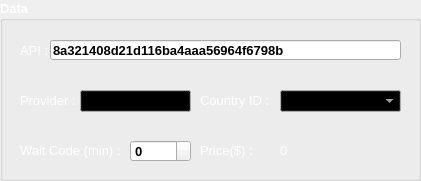
  <widget class="QGroupBox" name="groupBox">
   <property name="geometry">
    <rect>
     <x>260</x>
     <y>10</y>
     <width>421</width>
     <height>181</height>
    </rect>
   </property>
   <property name="palette">
    <palette>
     <active>
      <colorrole role="WindowText">
       <brush brushstyle="SolidPattern">
        <color alpha="255">
         <red>255</red>
         <green>255</green>
         <blue>255</blue>
        </color>
       </brush>
      </colorrole>
     </active>
     <inactive>
      <colorrole role="WindowText">
       <brush brushstyle="SolidPattern">
        <color alpha="255">
         <red>255</red>
         <green>255</green>
         <blue>255</blue>
        </color>
       </brush>
      </colorrole>
     </inactive>
     <disabled>
      <colorrole role="WindowText">
       <brush brushstyle="SolidPattern">
        <color alpha="255">
         <red>120</red>
         <green>120</green>
         <blue>120</blue>
        </color>
       </brush>
      </colorrole>
     </disabled>
    </palette>
   </property>
   <property name="font">
    <font>
     <pointsize>10</pointsize>
     <weight>75</weight>
     <bold>true</bold>
    </font>
   </property>
   <property name="title">
    <string>Data</string>
   </property>
   <widget class="QLabel" name="label">
    <property name="geometry">
     <rect>
      <x>20</x>
      <y>40</y>
      <width>31</width>
      <height>21</height>
     </rect>
    </property>
    <property name="palette">
     <palette>
      <active>
       <colorrole role="WindowText">
        <brush brushstyle="SolidPattern">
         <color alpha="255">
          <red>255</red>
          <green>255</green>
          <blue>255</blue>
         </color>
        </brush>
       </colorrole>
      </active>
      <inactive>
       <colorrole role="WindowText">
        <brush brushstyle="SolidPattern">
         <color alpha="255">
          <red>255</red>
          <green>255</green>
          <blue>255</blue>
         </color>
        </brush>
       </colorrole>
      </inactive>
      <disabled>
       <colorrole role="WindowText">
        <brush brushstyle="SolidPattern">
         <color alpha="255">
          <red>120</red>
          <green>120</green>
          <blue>120</blue>
         </color>
        </brush>
       </colorrole>
      </disabled>
     </palette>
    </property>
    <property name="font">
     <font>
      <pointsize>10</pointsize>
      <weight>50</weight>
      <bold>false</bold>
     </font>
    </property>
    <property name="text">
     <string>API :</string>
    </property>
   </widget>
   <widget class="QLabel" name="label_2">
    <property name="geometry">
     <rect>
      <x>20</x>
      <y>90</y>
      <width>61</width>
      <height>21</height>
     </rect>
    </property>
    <property name="palette">
     <palette>
      <active>
       <colorrole role="WindowText">
        <brush brushstyle="SolidPattern">
         <color alpha="255">
          <red>255</red>
          <green>255</green>
          <blue>255</blue>
         </color>
        </brush>
       </colorrole>
      </active>
      <inactive>
       <colorrole role="WindowText">
        <brush brushstyle="SolidPattern">
         <color alpha="255">
          <red>255</red>
          <green>255</green>
          <blue>255</blue>
         </color>
        </brush>
       </colorrole>
      </inactive>
      <disabled>
       <colorrole role="WindowText">
        <brush brushstyle="SolidPattern">
         <color alpha="255">
          <red>120</red>
          <green>120</green>
          <blue>120</blue>
         </color>
        </brush>
       </colorrole>
      </disabled>
     </palette>
    </property>
    <property name="font">
     <font>
      <pointsize>10</pointsize>
      <weight>50</weight>
      <bold>false</bold>
     </font>
    </property>
    <property name="text">
     <string>Provider :</string>
    </property>
   </widget>
   <widget class="QLineEdit" name="apiTokenIpt">
    <property name="geometry">
     <rect>
      <x>50</x>
      <y>40</y>
      <width>351</width>
      <height>20</height>
     </rect>
    </property>
    <property name="text">
     <string>8a321408d21d116ba4aaa56964f6798b</string>
    </property>
   </widget>
   <widget class="QLabel" name="label_6">
    <property name="geometry">
     <rect>
      <x>20</x>
      <y>140</y>
      <width>101</width>
      <height>21</height>
     </rect>
    </property>
    <property name="palette">
     <palette>
      <active>
       <colorrole role="WindowText">
        <brush brushstyle="SolidPattern">
         <color alpha="255">
          <red>255</red>
          <green>255</green>
          <blue>255</blue>
         </color>
        </brush>
       </colorrole>
      </active>
      <inactive>
       <colorrole role="WindowText">
        <brush brushstyle="SolidPattern">
         <color alpha="255">
          <red>255</red>
          <green>255</green>
          <blue>255</blue>
         </color>
        </brush>
       </colorrole>
      </inactive>
      <disabled>
       <colorrole role="WindowText">
        <brush brushstyle="SolidPattern">
         <color alpha="255">
          <red>120</red>
          <green>120</green>
          <blue>120</blue>
         </color>
        </brush>
       </colorrole>
      </disabled>
     </palette>
    </property>
    <property name="font">
     <font>
      <weight>50</weight>
      <bold>false</bold>
     </font>
    </property>
    <property name="text">
     <string>Wait Code (min) : </string>
    </property>
   </widget>
   <widget class="QSpinBox" name="waitSpb">
    <property name="geometry">
     <rect>
      <x>130</x>
      <y>140</y>
      <width>61</width>
      <height>22</height>
     </rect>
    </property>
   </widget>
   <widget class="QComboBox" name="providerCbx">
    <property name="geometry">
     <rect>
      <x>80</x>
      <y>90</y>
      <width>111</width>
      <height>22</height>
     </rect>
    </property>
    <property name="palette">
     <palette>
      <active>
       <colorrole role="WindowText">
        <brush brushstyle="SolidPattern">
         <color alpha="255">
          <red>255</red>
          <green>255</green>
          <blue>255</blue>
         </color>
        </brush>
       </colorrole>
       <colorrole role="Button">
        <brush brushstyle="SolidPattern">
         <color alpha="255">
          <red>0</red>
          <green>0</green>
          <blue>0</blue>
         </color>
        </brush>
       </colorrole>
       <colorrole role="Midlight">
        <brush brushstyle="SolidPattern">
         <color alpha="255">
          <red>0</red>
          <green>0</green>
          <blue>0</blue>
         </color>
        </brush>
       </colorrole>
       <colorrole role="Dark">
        <brush brushstyle="SolidPattern">
         <color alpha="255">
          <red>0</red>
          <green>0</green>
          <blue>0</blue>
         </color>
        </brush>
       </colorrole>
       <colorrole role="Mid">
        <brush brushstyle="SolidPattern">
         <color alpha="255">
          <red>0</red>
          <green>0</green>
          <blue>0</blue>
         </color>
        </brush>
       </colorrole>
       <colorrole role="Text">
        <brush brushstyle="SolidPattern">
         <color alpha="255">
          <red>255</red>
          <green>255</green>
          <blue>255</blue>
         </color>
        </brush>
       </colorrole>
       <colorrole role="ButtonText">
        <brush brushstyle="SolidPattern">
         <color alpha="255">
          <red>0</red>
          <green>0</green>
          <blue>0</blue>
         </color>
        </brush>
       </colorrole>
       <colorrole role="Shadow">
        <brush brushstyle="SolidPattern">
         <color alpha="255">
          <red>0</red>
          <green>0</green>
          <blue>0</blue>
         </color>
        </brush>
       </colorrole>
       <colorrole role="AlternateBase">
        <brush brushstyle="SolidPattern">
         <color alpha="255">
          <red>0</red>
          <green>0</green>
          <blue>0</blue>
         </color>
        </brush>
       </colorrole>
       <colorrole role="ToolTipBase">
        <brush brushstyle="SolidPattern">
         <color alpha="255">
          <red>0</red>
          <green>0</green>
          <blue>0</blue>
         </color>
        </brush>
       </colorrole>
      </active>
      <inactive>
       <colorrole role="WindowText">
        <brush brushstyle="SolidPattern">
         <color alpha="255">
          <red>255</red>
          <green>255</green>
          <blue>255</blue>
         </color>
        </brush>
       </colorrole>
       <colorrole role="Button">
        <brush brushstyle="SolidPattern">
         <color alpha="255">
          <red>0</red>
          <green>0</green>
          <blue>0</blue>
         </color>
        </brush>
       </colorrole>
       <colorrole role="Midlight">
        <brush brushstyle="SolidPattern">
         <color alpha="255">
          <red>0</red>
          <green>0</green>
          <blue>0</blue>
         </color>
        </brush>
       </colorrole>
       <colorrole role="Dark">
        <brush brushstyle="SolidPattern">
         <color alpha="255">
          <red>0</red>
          <green>0</green>
          <blue>0</blue>
         </color>
        </brush>
       </colorrole>
       <colorrole role="Mid">
        <brush brushstyle="SolidPattern">
         <color alpha="255">
          <red>0</red>
          <green>0</green>
          <blue>0</blue>
         </color>
        </brush>
       </colorrole>
       <colorrole role="Text">
        <brush brushstyle="SolidPattern">
         <color alpha="255">
          <red>255</red>
          <green>255</green>
          <blue>255</blue>
         </color>
        </brush>
       </colorrole>
       <colorrole role="ButtonText">
        <brush brushstyle="SolidPattern">
         <color alpha="255">
          <red>0</red>
          <green>0</green>
          <blue>0</blue>
         </color>
        </brush>
       </colorrole>
       <colorrole role="Shadow">
        <brush brushstyle="SolidPattern">
         <color alpha="255">
          <red>0</red>
          <green>0</green>
          <blue>0</blue>
         </color>
        </brush>
       </colorrole>
       <colorrole role="AlternateBase">
        <brush brushstyle="SolidPattern">
         <color alpha="255">
          <red>0</red>
          <green>0</green>
          <blue>0</blue>
         </color>
        </brush>
       </colorrole>
       <colorrole role="ToolTipBase">
        <brush brushstyle="SolidPattern">
         <color alpha="255">
          <red>0</red>
          <green>0</green>
          <blue>0</blue>
         </color>
        </brush>
       </colorrole>
      </inactive>
      <disabled>
       <colorrole role="WindowText">
        <brush brushstyle="SolidPattern">
         <color alpha="255">
          <red>0</red>
          <green>0</green>
          <blue>0</blue>
         </color>
        </brush>
       </colorrole>
       <colorrole role="Button">
        <brush brushstyle="SolidPattern">
         <color alpha="255">
          <red>0</red>
          <green>0</green>
          <blue>0</blue>
         </color>
        </brush>
       </colorrole>
       <colorrole role="Midlight">
        <brush brushstyle="SolidPattern">
         <color alpha="255">
          <red>0</red>
          <green>0</green>
          <blue>0</blue>
         </color>
        </brush>
       </colorrole>
       <colorrole role="Dark">
        <brush brushstyle="SolidPattern">
         <color alpha="255">
          <red>0</red>
          <green>0</green>
          <blue>0</blue>
         </color>
        </brush>
       </colorrole>
       <colorrole role="Mid">
        <brush brushstyle="SolidPattern">
         <color alpha="255">
          <red>0</red>
          <green>0</green>
          <blue>0</blue>
         </color>
        </brush>
       </colorrole>
       <colorrole role="Text">
        <brush brushstyle="SolidPattern">
         <color alpha="255">
          <red>0</red>
          <green>0</green>
          <blue>0</blue>
         </color>
        </brush>
       </colorrole>
       <colorrole role="ButtonText">
        <brush brushstyle="SolidPattern">
         <color alpha="255">
          <red>0</red>
          <green>0</green>
          <blue>0</blue>
         </color>
        </brush>
       </colorrole>
       <colorrole role="Shadow">
        <brush brushstyle="SolidPattern">
         <color alpha="255">
          <red>0</red>
          <green>0</green>
          <blue>0</blue>
         </color>
        </brush>
       </colorrole>
       <colorrole role="AlternateBase">
        <brush brushstyle="SolidPattern">
         <color alpha="255">
          <red>0</red>
          <green>0</green>
          <blue>0</blue>
         </color>
        </brush>
       </colorrole>
       <colorrole role="ToolTipBase">
        <brush brushstyle="SolidPattern">
         <color alpha="255">
          <red>0</red>
          <green>0</green>
          <blue>0</blue>
         </color>
        </brush>
       </colorrole>
      </disabled>
     </palette>
    </property>
    <item>
     <property name="text">
      <string>2ndline.io</string>
     </property>
    </item>
    <item>
     <property name="text">
      <string>5sim.net</string>
     </property>
    </item>
    <item>
     <property name="text">
      <string>sms-active.org</string>
     </property>
    </item>
   </widget>
   <widget class="QLabel" name="label_10">
    <property name="geometry">
     <rect>
      <x>200</x>
      <y>90</y>
      <width>71</width>
      <height>21</height>
     </rect>
    </property>
    <property name="palette">
     <palette>
      <active>
       <colorrole role="WindowText">
        <brush brushstyle="SolidPattern">
         <color alpha="255">
          <red>255</red>
          <green>255</green>
          <blue>255</blue>
         </color>
        </brush>
       </colorrole>
       <colorrole role="Text">
        <brush brushstyle="SolidPattern">
         <color alpha="255">
          <red>255</red>
          <green>255</green>
          <blue>255</blue>
         </color>
        </brush>
       </colorrole>
       <colorrole role="Base">
        <brush brushstyle="SolidPattern">
         <color alpha="255">
          <red>255</red>
          <green>255</green>
          <blue>255</blue>
         </color>
        </brush>
       </colorrole>
       <colorrole role="Window">
        <brush brushstyle="SolidPattern">
         <color alpha="255">
          <red>255</red>
          <green>255</green>
          <blue>255</blue>
         </color>
        </brush>
       </colorrole>
      </active>
      <inactive>
       <colorrole role="WindowText">
        <brush brushstyle="SolidPattern">
         <color alpha="255">
          <red>255</red>
          <green>255</green>
          <blue>255</blue>
         </color>
        </brush>
       </colorrole>
       <colorrole role="Text">
        <brush brushstyle="SolidPattern">
         <color alpha="255">
          <red>255</red>
          <green>255</green>
          <blue>255</blue>
         </color>
        </brush>
       </colorrole>
       <colorrole role="Base">
        <brush brushstyle="SolidPattern">
         <color alpha="255">
          <red>255</red>
          <green>255</green>
          <blue>255</blue>
         </color>
        </brush>
       </colorrole>
       <colorrole role="Window">
        <brush brushstyle="SolidPattern">
         <color alpha="255">
          <red>255</red>
          <green>255</green>
          <blue>255</blue>
         </color>
        </brush>
       </colorrole>
      </inactive>
      <disabled>
       <colorrole role="WindowText">
        <brush brushstyle="SolidPattern">
         <color alpha="255">
          <red>120</red>
          <green>120</green>
          <blue>120</blue>
         </color>
        </brush>
       </colorrole>
       <colorrole role="Text">
        <brush brushstyle="SolidPattern">
         <color alpha="255">
          <red>120</red>
          <green>120</green>
          <blue>120</blue>
         </color>
        </brush>
       </colorrole>
       <colorrole role="Base">
        <brush brushstyle="SolidPattern">
         <color alpha="255">
          <red>255</red>
          <green>255</green>
          <blue>255</blue>
         </color>
        </brush>
       </colorrole>
       <colorrole role="Window">
        <brush brushstyle="SolidPattern">
         <color alpha="255">
          <red>255</red>
          <green>255</green>
          <blue>255</blue>
         </color>
        </brush>
       </colorrole>
      </disabled>
     </palette>
    </property>
    <property name="font">
     <font>
      <weight>50</weight>
      <bold>false</bold>
     </font>
    </property>
    <property name="text">
     <string>Country ID :</string>
    </property>
   </widget>
   <widget class="QComboBox" name="countryCbx">
    <property name="geometry">
     <rect>
      <x>280</x>
      <y>90</y>
      <width>121</width>
      <height>22</height>
     </rect>
    </property>
    <property name="palette">
     <palette>
      <active>
       <colorrole role="Button">
        <brush brushstyle="SolidPattern">
         <color alpha="255">
          <red>0</red>
          <green>0</green>
          <blue>0</blue>
         </color>
        </brush>
       </colorrole>
       <colorrole role="Text">
        <brush brushstyle="SolidPattern">
         <color alpha="255">
          <red>255</red>
          <green>255</green>
          <blue>255</blue>
         </color>
        </brush>
       </colorrole>
       <colorrole role="ButtonText">
        <brush brushstyle="SolidPattern">
         <color alpha="255">
          <red>255</red>
          <green>255</green>
          <blue>255</blue>
         </color>
        </brush>
       </colorrole>
       <colorrole role="Shadow">
        <brush brushstyle="SolidPattern">
         <color alpha="255">
          <red>0</red>
          <green>0</green>
          <blue>0</blue>
         </color>
        </brush>
       </colorrole>
       <colorrole role="AlternateBase">
        <brush brushstyle="SolidPattern">
         <color alpha="255">
          <red>0</red>
          <green>0</green>
          <blue>0</blue>
         </color>
        </brush>
       </colorrole>
      </active>
      <inactive>
       <colorrole role="Button">
        <brush brushstyle="SolidPattern">
         <color alpha="255">
          <red>0</red>
          <green>0</green>
          <blue>0</blue>
         </color>
        </brush>
       </colorrole>
       <colorrole role="Text">
        <brush brushstyle="SolidPattern">
         <color alpha="255">
          <red>255</red>
          <green>255</green>
          <blue>255</blue>
         </color>
        </brush>
       </colorrole>
       <colorrole role="ButtonText">
        <brush brushstyle="SolidPattern">
         <color alpha="255">
          <red>255</red>
          <green>255</green>
          <blue>255</blue>
         </color>
        </brush>
       </colorrole>
       <colorrole role="Shadow">
        <brush brushstyle="SolidPattern">
         <color alpha="255">
          <red>0</red>
          <green>0</green>
          <blue>0</blue>
         </color>
        </brush>
       </colorrole>
       <colorrole role="AlternateBase">
        <brush brushstyle="SolidPattern">
         <color alpha="255">
          <red>0</red>
          <green>0</green>
          <blue>0</blue>
         </color>
        </brush>
       </colorrole>
      </inactive>
      <disabled>
       <colorrole role="Button">
        <brush brushstyle="SolidPattern">
         <color alpha="255">
          <red>0</red>
          <green>0</green>
          <blue>0</blue>
         </color>
        </brush>
       </colorrole>
       <colorrole role="Text">
        <brush brushstyle="SolidPattern">
         <color alpha="255">
          <red>120</red>
          <green>120</green>
          <blue>120</blue>
         </color>
        </brush>
       </colorrole>
       <colorrole role="ButtonText">
        <brush brushstyle="SolidPattern">
         <color alpha="255">
          <red>120</red>
          <green>120</green>
          <blue>120</blue>
         </color>
        </brush>
       </colorrole>
       <colorrole role="Shadow">
        <brush brushstyle="SolidPattern">
         <color alpha="255">
          <red>0</red>
          <green>0</green>
          <blue>0</blue>
         </color>
        </brush>
       </colorrole>
       <colorrole role="AlternateBase">
        <brush brushstyle="SolidPattern">
         <color alpha="255">
          <red>0</red>
          <green>0</green>
          <blue>0</blue>
         </color>
        </brush>
       </colorrole>
      </disabled>
     </palette>
    </property>
   </widget>
   <widget class="QLabel" name="label_7">
    <property name="geometry">
     <rect>
      <x>200</x>
      <y>140</y>
      <width>61</width>
      <height>21</height>
     </rect>
    </property>
    <property name="palette">
     <palette>
      <active>
       <colorrole role="WindowText">
        <brush brushstyle="SolidPattern">
         <color alpha="255">
          <red>255</red>
          <green>255</green>
          <blue>255</blue>
         </color>
        </brush>
       </colorrole>
      </active>
      <inactive>
       <colorrole role="WindowText">
        <brush brushstyle="SolidPattern">
         <color alpha="255">
          <red>255</red>
          <green>255</green>
          <blue>255</blue>
         </color>
        </brush>
       </colorrole>
      </inactive>
      <disabled>
       <colorrole role="WindowText">
        <brush brushstyle="SolidPattern">
         <color alpha="255">
          <red>120</red>
          <green>120</green>
          <blue>120</blue>
         </color>
        </brush>
       </colorrole>
      </disabled>
     </palette>
    </property>
    <property name="font">
     <font>
      <weight>50</weight>
      <bold>false</bold>
     </font>
    </property>
    <property name="text">
     <string>Price($) : </string>
    </property>
   </widget>
   <widget class="QLabel" name="priceLbl">
    <property name="geometry">
     <rect>
      <x>280</x>
      <y>140</y>
      <width>91</width>
      <height>21</height>
     </rect>
    </property>
    <property name="palette">
     <palette>
      <active>
       <colorrole role="WindowText">
        <brush brushstyle="SolidPattern">
         <color alpha="255">
          <red>255</red>
          <green>255</green>
          <blue>255</blue>
         </color>
        </brush>
       </colorrole>
      </active>
      <inactive>
       <colorrole role="WindowText">
        <brush brushstyle="SolidPattern">
         <color alpha="255">
          <red>255</red>
          <green>255</green>
          <blue>255</blue>
         </color>
        </brush>
       </colorrole>
      </inactive>
      <disabled>
       <colorrole role="WindowText">
        <brush brushstyle="SolidPattern">
         <color alpha="255">
          <red>120</red>
          <green>120</green>
          <blue>120</blue>
         </color>
        </brush>
       </colorrole>
      </disabled>
     </palette>
    </property>
    <property name="font">
     <font>
      <weight>50</weight>
      <bold>false</bold>
     </font>
    </property>
    <property name="text">
     <string>0</string>
    </property>
   </widget>
  </widget>
